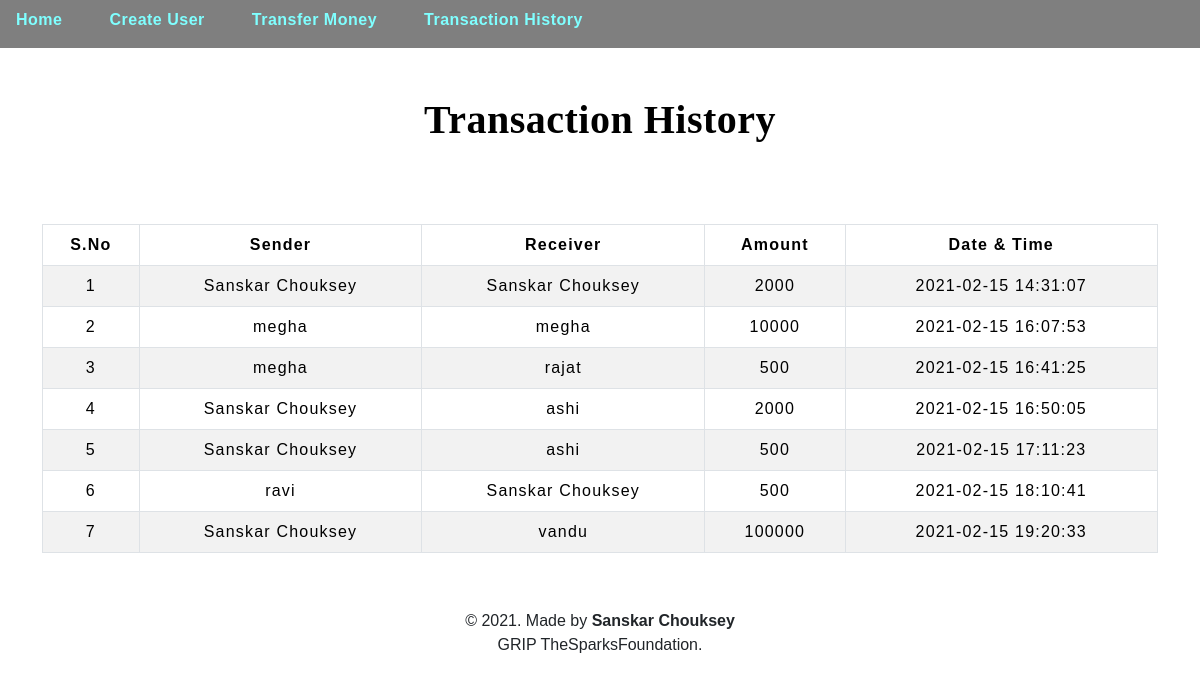
The page /transactionhistory.php on the database its author committed.
### tables this page shows
CREATE TABLE `transaction` (
  `sno` int(3) NOT NULL,
  `sender` varchar(30) NOT NULL,
  `receiver` varchar(30) NOT NULL,
  `balance` int(23) NOT NULL,
  `datetime` timestamp NOT NULL DEFAULT current_timestamp()
);

### transactionhistory.php (the view, shortened to what this page needs)
<!DOCTYPE html>
<html lang="en">
<head>
    <link href="https://cdn.jsdelivr.net/npm/bootstrap@5.0.0-beta1/dist/css/bootstrap.min.css" rel="stylesheet">
    <link rel="stylesheet" href="css/table.css" type="text/css">
    <link rel="stylesheet" href="css/navbar.css" type="text/css">
</head>
<body style="background-image: url('http://cba.ca/Assets/CBA/Images/Article/tiles/tile_rowHouses.jpg');">
    <?php
    include './navbar.php';
    ?>
    <br><br><br>
    <div class="container">
        <h2 class="text-center pt-4" style="color: black; font-weight: bold;">Transaction History</h2>
        <br>
        <div class="table-responsive-sm">
            <table class="table table-hover table-striped table-condensed table-bordered">
                <thead style="color: black;">
                    <tr>
                        <th class="text-center">S.No</S></th>
                        <th class="text-center">Sender</th>
                        <th class="text-center">Receiver</th>
                        <th class="text-center">Amount</th>
                        <th class="text-center">Date & Time</th>
                    </tr>
                </thead>
                <tbody>
                    <br><br>
                    <?php
                    include './config.php';
                    $sql = "SELECT * FROM `transaction` ";
                    $query = mysqli_query($conn, $sql);
                    while ($rows = mysqli_fetch_assoc($query)) {
                    ?>
                        <tr style="color: black; font-weight: 200;">
                            <td class="center py-2"><?php echo $rows['sno']; ?></td>
                            <td class="center py-2"><?php echo $rows['sender']; ?></td>
                            <td class="center py-2"><?php echo $rows['receiver']; ?></td>
                            <td class="center py-2"><?php echo $rows['balance']; ?></td>
                            <td class="center py-2"><?php echo $rows['datetime']; ?></td>
                        </tr>
                    <?php
                    }
                    ?>
                </tbody>
            </table>
        </div>
    </div>
    <footer class="text-center mt-5 py-2">
        <p>&copy 2021. Made by <b>Sanskar Chouksey</b><br>GRIP TheSparksFoundation.</p>
    </footer>
</body>
</html>

### navbar.php (shortened to what this page needs)
<!DOCTYPE html>
<html>
<head>
</head>
<body>
    <ul>
        <li class="nav-item">
            <a href="index.php" class="nav-link" style="color: cyan; font-weight: bold; height: 48px;">
                <b>Home</b></a>
        </li>
        <li class="nav-item">
            <a href="createuser.php" class="nav-link" style="color: cyan; font-weight: bold; height: 48px;"><b>Create User</b></a>
        </li>
        <li class="nav-item">
            <a href="transfermoney.php" class="nav-link" style="color: cyan; font-weight: bold; height: 48px;"><b>Transfer Money</b></a>
        </li>
        <li class="nav-item">
            <a href="transactionhistory.php" class="nav-link" style="color: cyan; font-weight: bold; height: 48px;"><b>Transaction History</b></a>
        </li>
    </ul>
</body>
</html>

### css/table.css (style rules this page uses)
* { padding: 0; margin: 0; box-sizing: border-box; font-family: sans-serif; }
h2 { font-size: 40px; }
table { letter-spacing: 1.2px; }
td { text-align: center; }

### css/navbar.css (style rules this page uses)
.nav-link { margin-right: 15px; color: #639ce7; letter-spacing: 0.5px; transition: 0.5s; }
h2 { color: #990000; letter-spacing: 0.5px; font-family: Georgia, 'Times New Roman', Times, serif; }

### navbar.php (style rules this page uses)
body { margin: 0; }
ul { list-style-type: none; margin: 0; padding: 0; overflow: visible; position: fixed; background-color: black; top: 0; width: 100%; opacity: 0.5; }
li { float: left; }
li a { display: block; color: white; text-align: center; padding: 18px 20px; text-decoration: none; }

### rows shown on the page
transaction: sno "1", sender "Sanskar Chouksey", receiver "Sanskar Chouksey", balance "2000", datetime "2021-02-15 14:31:07"
transaction: sno "2", sender "megha", receiver "megha", balance "10000", datetime "2021-02-15 16:07:53"
transaction: sno "3", sender "megha", receiver "rajat", balance "500", datetime "2021-02-15 16:41:25"
transaction: sno "4", sender "Sanskar Chouksey", receiver "ashi", balance "2000", datetime "2021-02-15 16:50:05"
transaction: sno "5", sender "Sanskar Chouksey", receiver "ashi", balance "500", datetime "2021-02-15 17:11:23"
transaction: sno "6", sender "ravi", receiver "Sanskar Chouksey", balance "500", datetime "2021-02-15 18:10:41"
transaction: sno "7", sender "Sanskar Chouksey", receiver "vandu", balance "100000", datetime "2021-02-15 19:20:33"
